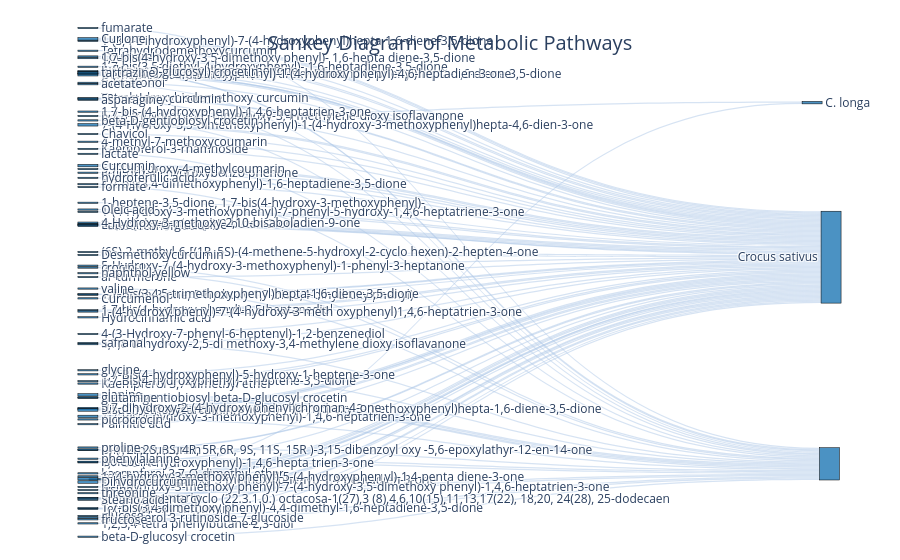

The notebook cell this image was saved under:
### Code cell
import plotly.graph_objects as go
import plotly.io as pio

# Your provided data
nodes = ['kaempferol 3,7-O-dimethyl ether', '5,7,8-trihydroxy-2,5-dimethoxy-3,4-methylene-dioxy isoflavanone', 
         'Kaempferol-3-rhamnoside', 'Kaempferol 3,7-dimethyl ether', '4-(p-hydroxy phenyl)-3-buten-2-one', 
         '5-Hydroxy-7-(4-hydroxy-3-methoxyphenyl)-1-phenyl-3-heptanone', 
         '1,5-bis (4-hydroxy-3-methoxy phenyl)-1,4-pentadien-3-one', 
         'Tetrahydroxybisdemethoxy curcumin', '7-(4-Hydroxy-3,5-dimethoxyphenyl)-1-(4-hydroxy-3-methoxyphenyl)hepta-4,6-dien-3-one', 
         'Tetrahydrodemethoxycurcumin', '1-(4-Hydroxy-3-methoxyphenyl)-7-phenyl-5-hydroxy-1,4,6-heptatriene-3-one', 
         'Tetrahydroxy curcumin', '1,7-Bis(4-hydroxy-3-methoxyphenyl)-1,4,6-heptatrien-3-one', 
         '(1E,6E)-1-(3,4-Dimethoxyphenyl)-7-(4-hydroxy-3-methoxyphenyl)hepta-1,6-diene-3,5-dione', 
         '1,7-Bis(4-hydroxyphenyl)-1-heptene-3,5-dione', 'Tetradecanoic acid', 
         '1,7-bis-(4-hydroxyphenyl)-1,4,6-hepta trien-3-one', "4-fluoro-4'- hydroxybenzo phenone", 
         '1-(3,4-Dihydroxyphenyl)-7-(4-hydroxyphenyl)hepta-1,6-diene-3,5-dione', 
         '1-(3,4-dihydroxy phenyl)-7-(4-hydroxy-3-methoxy phenyl)hepta-1,6-diene-3,5-dione', 'Coumaran', 
         '3-acetyl coumarin', '5,7-Dihydroxy-4-methylcoumarin', 'Bisdemethoxycurcumin', 'Demethoxy curcumin', 
         'Curcumin', 'Tumerone', 'Dihydro curcumin', '4-(3-Hydroxy-7-phenyl-6-heptenyl)-1,2-benzenediol', 'Curlone', 
         'Luteolin-7-O-glucoside', '1-heptene-3,5-dione, 1,7-bis(4-hydroxy-3-methoxyphenyl)-', 
         '5,7,8-trihydroxy-2,5-di methoxy-3,4-methylene dioxy isoflavanone', 
         '1,7-bis(4-hydroxy-3,5-dimethoxy phenyl)- 1,6-hepta diene-3,5-dione', 
         '1,7-bis(3,4-dimethoxyphenyl)-1,6-heptadiene-3,5-dione', 
         '(6S)-2-methyl-6-[(1R ,5S)-(4-methene-5-hydroxyl-2-cyclo hexen)-2-hepten-4-one', 
         '1,7-bis(4-hydroxy phenyl)-3,5-heptanediol', '1,7-bis(3,5-diethyl-4-hydroxyphenyl)- 1,6-heptadiene-3,5-dione', 
         '1-(4-hydroxy-3-methoxy phenyl)-5-(4-hydroxyphen yl)-1,4-penta diene-3-one', 
         '(-)-(12E,2S, 3S, 4R, 5R,6R, 9S, 11S, 15R )-3,15-dibenzoyl oxy -5,6-epoxylathyr-12-en-14-one', 
         '5?-methoxy curcumin', '4-methyl-7-methoxycoumarin', 'hydroferulic acid', '1,2,3,4-tetra phenylbutane-2,3-diol', 
         '1,7-Bis(4-hydroxyphenyl)-5-hydroxy-1-heptene-3-one', '5,7-dihydroxy-2-(4-hydroxy phenyl)chroman-4-one', 
         'Desmethoxycurcumin', '4-Hydroxy-3-methoxy-2,10-bisaboladien-9-one', 
         '1,7-bis(3,4-dimethoxy phenyl)-4,4-dimethyl-1,6-heptadiene-3,5-dione', 
         '25-benzylpenta cyclo (22.3.1.0.) octacosa-1(27),3 (8),4,6,10(15),11,13,17(22), 18,20, 24(28), 25-dodecaen', 
         'Palmitic acid', 'Stearic acid', 'Kaempferol 3-rutinoside 7-glucoside', 
         '1-hepten-3-one, 5-hydroxy-1,7-bis(3,4-dihydroxy phenyl)-', 
         '1,7-Bis(3,4,5-trimethoxyphenyl)hepta-1,6-diene-3,5-dione', 'Hydrocinnamic acid', 'Oleic acid', 'ar-turmerone', 
         'turmeronol', '1-(4-hydroxy phenyl)-7-(4-hydroxy-3-meth oxyphenyl)1,4,6-heptatrien-3-one', 
         '1-(4-hydroxy-3-methoxy phenyl)-7-(4-hydroxy-3,5-dimethoxy phenyl)-1,4,6-heptatrien-3-one', 
         "4-fluoro-4'- hydroxylbenzophenone", 'Dihydrocurcumin', 'Chavicol', '1,7-bis-(4-hydroxyphenyl)-1,4,6-heptatrien-3-one', 
         '7-(4-hydroxy-3-methoxyphenyl)-1-(4-hydroxy phenyl)-4,6-heptadien-3-one', 'Curcumenol', 'picrocrocin', 
         'safranal', 'crocin-1', 'bis(beta-D-glucosyl) crocetin', 'beta-D-gentiobiosyl beta-D-glucosyl crocetin', 
         'beta-D-gentiobiosyl crocetin', 'beta-D-glucosyl crocetin', 'tartrazine', 'naphthol yellow', 'formate', 
         'acetate', 'glycine', 'alanine', 'glucose', 'fructose', 'asparagine', 'fumarate', 'glutamine', 'isoleucine', 
         'lactate', 'lysine', 'phenylalanine', 'proline', 'threonine', 'valine', 'C. longa', 'Crocus sativus']

source = [0, 1, 2, 3, 4, 5, 6, 7, 8, 9, 10, 11, 12, 13, 14, 15, 16, 17, 18, 19, 20, 21, 22, 23, 24, 25, 26, 27, 28, 29, 30, 31, 32, 33, 34, 35, 36, 37, 38, 39, 40, 41, 42, 43, 44, 45, 15, 46, 26, 47, 48, 49, 50, 51, 52, 53, 54, 55, 56, 57, 58, 8, 59, 12, 60, 61, 23, 24, 62, 25, 29, 63, 64, 65, 62, 66, 67, 68, 69, 70, 71, 72, 73, 74, 75, 76, 77, 78, 79, 80, 81, 79, 82, 83, 84, 85, 86, 87, 88, 89, 90, 91]
target = [92, 92, 93, 93, 93, 93, 93, 93, 93, 93, 93, 93, 93, 93, 93, 93, 93, 93, 93, 93, 93, 93, 93, 93, 93, 93, 93, 93, 93, 93, 93, 93, 93, 93, 93, 93, 93, 93, 93, 93, 93, 93, 93, 93, 93, 93, 93, 93, 93, 93, 93, 93, 93, 93, 93, 93, 93, 93, 93, 93, 93, 93, 93, 93, 93, 93, 93, 93, 93, 93, 93, 93, 93, 93, 93, 93, 94, 94, 94, 94, 94, 94, 94, 94, 94, 94, 94, 94, 94, 94, 94, 94, 94, 94, 94, 94, 94, 94, 94, 94, 94, 94]
values = [1, 1, 1, 1, 1, 1, 1, 1, 1, 1, 1, 1, 1, 1, 1, 1, 1, 1, 1, 1, 1, 1, 1, 1, 1, 1, 1, 1, 1, 1, 1, 1, 1, 1, 1, 1, 1, 1, 1, 1, 1, 1, 1, 1, 1, 1, 1, 1, 1, 1, 1, 1, 1, 1, 1, 1, 1, 1, 1, 1, 1, 1, 1, 1, 1, 1, 1, 1, 1, 1, 1, 1, 1, 1, 1, 1, 1, 1, 1, 1, 1, 1, 1, 1, 1, 1, 1, 1, 1, 1, 1, 1, 1, 1, 1, 1, 1, 1, 1, 1, 1, 1]

# Create the Sankey diagram with improved aesthetics
fig = go.Figure(go.Sankey(
    node=dict(
        pad=15,
        thickness=20,
        line=dict(color="black", width=0.5),
        label=nodes,
        color="rgba(31, 119, 180, 0.8)"  # Semi-transparent blue
    ),
    link=dict(
        source=source,
        target=target,
        value=values,
        color="rgba(174, 199, 232, 0.5)"  # Semi-transparent light blue
    )
))

fig.update_layout(title_text="Sankey Diagram of Metabolic Pathways", font_size=12, title_font_size=20, title_x=0.5)
fig.show()

### Figure 1 — Plotly figure (JSON) as saved in the notebook; plotly's stock layout.template omitted (floating-point values rounded to 4 significant figures)
{"data": [{"link": {"color": "rgba(174, 199, 232, 0.5)", "source": [0, 1, 2, 3, 4, 5, 6, 7, 8, 9, 10, 11, 12, 13, 14, 15, 16, 17, 18, 19, 20, 21, 22, 23, 24, 25, 26, 27, 28, 29, 30, 31, 32, 33, 34, 35, 36, 37, 38, 39, 40, 41, 42, 43, 44, 45, 15, 46, 26, 47, 48, 49, 50, 51, 52, 53, 54, 55, 56, 57, 58, 8, 59, 12, 60, 61, 23, 24, 62, 25, 29, 63, 64, 65, 62, 66, 67, 68, 69, 70, 71, 72, 73, 74, 75, 76, 77, 78, 79, 80, 81, 79, 82, 83, 84, 85, 86, 87, 88, 89, 90, 91], "target": [92, 92, 93, 93, 93, 93, 93, 93, 93, 93, 93, 93, 93, 93, 93, 93, 93, 93, 93, 93, 93, 93, 93, 93, 93, 93, 93, 93, 93, 93, 93, 93, 93, 93, 93, 93, 93, 93, 93, 93, 93, 93, 93, 93, 93, 93, 93, 93, 93, 93, 93, 93, 93, 93, 93, 93, 93, 93, 93, 93, 93, 93, 93, 93, 93, 93, 93, 93, 93, 93, 93, 93, 93, 93, 93, 93, 94, 94, 94, 94, 94, 94, 94, 94, 94, 94, 94, 94, 94, 94, 94, 94, 94, 94, 94, 94, 94, 94, 94, 94, 94, 94], "value": [1, 1, 1, 1, 1, 1, 1, 1, 1, 1, 1, 1, 1, 1, 1, 1, 1, 1, 1, 1, 1, 1, 1, 1, 1, 1, 1, 1, 1, 1, 1, 1, 1, 1, 1, 1, 1, 1, 1, 1, 1, 1, 1, 1, 1, 1, 1, 1, 1, 1, 1, 1, 1, 1, 1, 1, 1, 1, 1, 1, 1, 1, 1, 1, 1, 1, 1, 1, 1, 1, 1, 1, 1, 1, 1, 1, 1, 1, 1, 1, 1, 1, 1, 1, 1, 1, 1, 1, 1, 1, 1, 1, 1, 1, 1, 1, 1, 1, 1, 1, 1, 1]}, "node": {"color": "rgba(31, 119, 180, 0.8)", "label": ["kaempferol 3,7-O-dimethyl ether", "5,7,8-trihydroxy-2,5-dimethoxy-3,4-methylene-dioxy isoflavanone", "Kaempferol-3-rhamnoside", "Kaempferol 3,7-dimethyl ether", "4-(p-hydroxy phenyl)-3-buten-2-one", "5-Hydroxy-7-(4-hydroxy-3-methoxyphenyl)-1-phenyl-3-heptanone", "1,5-bis (4-hydroxy-3-methoxy phenyl)-1,4-pentadien-3-one", "Tetrahydroxybisdemethoxy curcumin", "7-(4-Hydroxy-3,5-dimethoxyphenyl)-1-(4-hydroxy-3-methoxyphenyl)hepta-4,6-dien-3-one", "Tetrahydrodemethoxycurcumin", "1-(4-Hydroxy-3-methoxyphenyl)-7-phenyl-5-hydroxy-1,4,6-heptatriene-3-one", "Tetrahydroxy curcumin", "1,7-Bis(4-hydroxy-3-methoxyphenyl)-1,4,6-heptatrien-3-one", "(1E,6E)-1-(3,4-Dimethoxyphenyl)-7-(4-hydroxy-3-methoxyphenyl)hepta-1,6-diene-3,5-dione", "1,7-Bis(4-hydroxyphenyl)-1-heptene-3,5-dione", "Tetradecanoic acid", "1,7-bis-(4-hydroxyphenyl)-1,4,6-hepta trien-3-one", "4-fluoro-4'- hydroxybenzo phenone", "1-(3,4-Dihydroxyphenyl)-7-(4-hydroxyphenyl)hepta-1,6-diene-3,5-dione", "1-(3,4-dihydroxy phenyl)-7-(4-hydroxy-3-methoxy phenyl)hepta-1,6-diene-3,5-dione", "Coumaran", "3-acetyl coumarin", "5,7-Dihydroxy-4-methylcoumarin", "Bisdemethoxycurcumin", "Demethoxy curcumin", "Curcumin", "Tumerone", "Dihydro curcumin", "4-(3-Hydroxy-7-phenyl-6-heptenyl)-1,2-benzenediol", "Curlone", "Luteolin-7-O-glucoside", "1-heptene-3,5-dione, 1,7-bis(4-hydroxy-3-methoxyphenyl)-", "5,7,8-trihydroxy-2,5-di methoxy-3,4-methylene dioxy isoflavanone", "1,7-bis(4-hydroxy-3,5-dimethoxy phenyl)- 1,6-hepta diene-3,5-dione", "1,7-bis(3,4-dimethoxyphenyl)-1,6-heptadiene-3,5-dione", "(6S)-2-methyl-6-[(1R ,5S)-(4-methene-5-hydroxyl-2-cyclo hexen)-2-hepten-4-one", "1,7-bis(4-hydroxy phenyl)-3,5-heptanediol", "1,7-bis(3,5-diethyl-4-hydroxyphenyl)- 1,6-heptadiene-3,5-dione", "1-(4-hydroxy-3-methoxy phenyl)-5-(4-hydroxyphen yl)-1,4-penta diene-3-one", "(-)-(12E,2S, 3S, 4R, 5R,6R, 9S, 11S, 15R )-3,15-dibenzoyl oxy -5,6-epoxylathyr-12-en-14-one", "5?-methoxy curcumin", "4-methyl-7-methoxycoumarin", "hydroferulic acid", "1,2,3,4-tetra phenylbutane-2,3-diol", "1,7-Bis(4-hydroxyphenyl)-5-hydroxy-1-heptene-3-one", "5,7-dihydroxy-2-(4-hydroxy phenyl)chroman-4-one", "Desmethoxycurcumin", "4-Hydroxy-3-methoxy-2,10-bisaboladien-9-one", "1,7-bis(3,4-dimethoxy phenyl)-4,4-dimethyl-1,6-heptadiene-3,5-dione", "25-benzylpenta cyclo (22.3.1.0.) octacosa-1(27),3 (8),4,6,10(15),11,13,17(22), 18,20, 24(28), 25-dodecaen", "Palmitic acid", "Stearic acid", "Kaempferol 3-rutinoside 7-glucoside", "1-hepten-3-one, 5-hydroxy-1,7-bis(3,4-dihydroxy phenyl)-", "1,7-Bis(3,4,5-trimethoxyphenyl)hepta-1,6-diene-3,5-dione", "Hydrocinnamic acid", "Oleic acid", "ar-turmerone", "turmeronol", "1-(4-hydroxy phenyl)-7-(4-hydroxy-3-meth oxyphenyl)1,4,6-heptatrien-3-one", "1-(4-hydroxy-3-methoxy phenyl)-7-(4-hydroxy-3,5-dimethoxy phenyl)-1,4,6-heptatrien-3-one", "4-fluoro-4'- hydroxylbenzophenone", "Dihydrocurcumin", "Chavicol", "1,7-bis-(4-hydroxyphenyl)-1,4,6-heptatrien-3-one", "7-(4-hydroxy-3-methoxyphenyl)-1-(4-hydroxy phenyl)-4,6-heptadien-3-one", "Curcumenol", "picrocrocin", "safranal", "crocin-1", "bis(beta-D-glucosyl) crocetin", "beta-D-gentiobiosyl beta-D-glucosyl crocetin", "beta-D-gentiobiosyl crocetin", "beta-D-glucosyl crocetin", "tartrazine", "naphthol yellow", "formate", "acetate", "glycine", "alanine", "glucose", "fructose", "asparagine", "fumarate", "glutamine", "isoleucine", "lactate", "lysine", "phenylalanine", "proline", "threonine", "valine", "C. longa", "Crocus sativus"], "line": {"color": "black", "width": 0.5}, "pad": 15, "thickness": 20, "x": [0.01068, 0.01068, 0.01068, 0.01068, 0.01068, 0.01068, 0.02564, 0.01068, 0.01068, 0.01068, 0.01068, 0.01068, 0.01068, 0.01068, 0.01068, 0.01068, 0.01068, 0.01068, 0.01068, 0.01068, 0.01068, 0.01068, 0.01068, 0.01068, 0.01068, 0.01068, 0.01068, 0.01068, 0.01068, 0.01068, 0.01068, 0.01068, 0.01068, 0.01068, 0.01068, 0.01068, 0.01068, 0.01068, 0.01068, 0.01068, 0.01068, 0.01068, 0.01068, 0.01068, 0.01068, 0.01068, 0.01068, 0.01068, 0.01068, 0.01068, 0.01068, 0.01068, 0.01068, 0.01068, 0.01068, 0.01068, 0.01068, 0.01068, 0.01068, 0.01068, 0.01068, 0.01068, 0.01068, 0.01068, 0.01068, 0.01068, 0.01068, 0.01068, 0.01068, 0.01068, 0.01068, 0.01068, 0.01068, 0.01068, 0.01068, 0.01068, 0.01068, 0.01068, 0.01068, 0.01068, 0.01068, 0.01068, 0.01068, 0.01068, 0.01068, 0.01068, 0.01068, 0.01068, 0.01068, 0.01068, 0.01068, 0.01068, 0.9893, 1.015, 1.013], "y": [0.9826, 0.04214, 0.1286, 0.7462, 0.3261, 0.436, 0.9984, -0.004684, 0.0653, -0.1296, 0.2945, 1.076, 0.8327, 0.8136, 0.74, 0.33, 0.9536, 0.1913, -0.1557, -0.06955, -0.1145, 1.047, 0.1819, 0.8157, -0.06648, 0.1726, 0.9967, 0.9211, 0.6159, -0.1609, 0.3294, 0.2704, 0.6426, -0.1101, 0.2216, 0.4001, 0.5533, -0.08751, 0.9905, 0.9202, -0.003563, 0.1098, 0.2048, 1.114, 0.722, 0.8102, 0.408, 0.3227, 1.074, 1.048, 0.8532, 1.052, 1.099, 0.5122, 0.5111, 0.572, 0.2883, 0.4661, -0.04529, 0.5566, 1.018, -0.07587, 1.005, 0.08958, 0.03056, -0.06954, 0.5221, 0.8406, 0.6395, 0.441, -0.07351, 0.7828, 0.05377, 1.149, -0.07259, 0.4559, 0.2292, -0.04144, 0.7113, 0.7759, 1.095, 1.104, -0.0005715, -0.1893, 0.7836, 0.952, 0.1417, 1.026, 0.9439, 0.9146, 1.035, 0.4962, 0.006931, 0.4136, 0.9575]}, "type": "sankey"}], "layout": {"autosize": true, "font": {"size": 12}, "title": {"font": {"size": 20}, "text": "Sankey Diagram of Metabolic Pathways", "x": 0.5}}}
